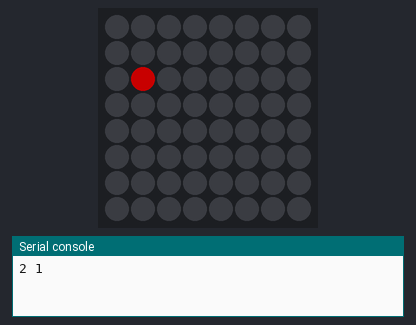
A program run on a simulated Raspberry Pi Pico running MicroPython. Shown: 8×8 RGB LED matrix (first LED top left, wired row by row, every second row reversed), the last lines printed to the serial console. Dim RGB values are drawn brighter than linear; random numbers come from a fixed seed.

Above: at 0.01 s.
At 4.02 s:
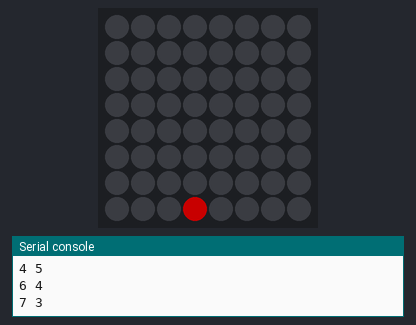
At 8.04 s:
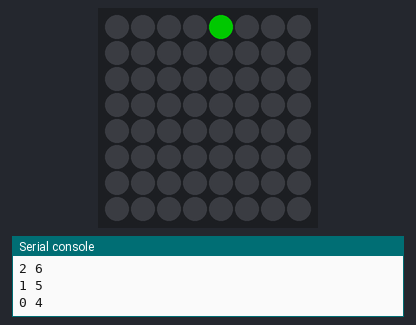
At 16.19 s:
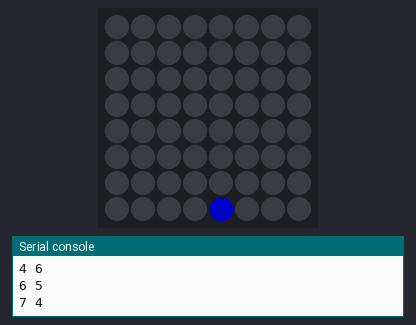
At 28.03 s:
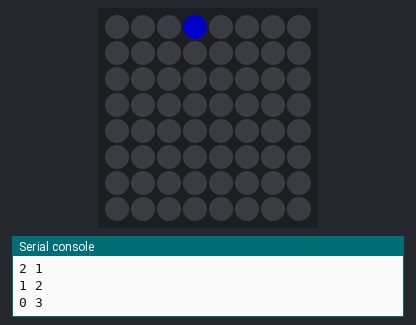
At 39.92 s:
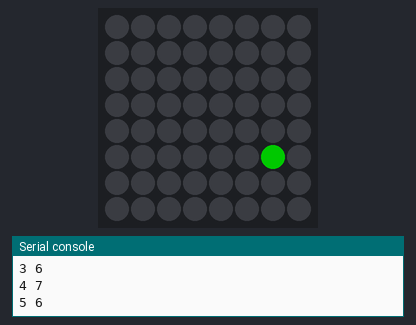

The program:

ball-bounce.py
```python
# Bounce a ball around a NeoPixel Matrix
# moving rainbow
from machine import Pin
from neopixel import NeoPixel
from utime import sleep, ticks_ms
from urandom import randint

NEOPIXEL_PIN = 1
NUMBER_PIXELS = 64
RAINBOW_LENGTH = 7
PERCENT_SMALL_COLOR_WHEEL = round(255/RAINBOW_LENGTH)
PERCENT_COLOR_WHEEL = round(255/NUMBER_PIXELS)

strip = NeoPixel(Pin(NEOPIXEL_PIN), NUMBER_PIXELS)

BUTTON_PIN_1 = 15
BUTTON_PIN_2 = 14

ROWS = 8
COLS = 8
NUMBER_PIXELS = ROWS * COLS
strip = NeoPixel(machine.Pin(NEOPIXEL_PIN), NUMBER_PIXELS)

# matrix = [[0 for _ in range(cols)] for _ in range(rows)]
def clear():
    for i in range(0, NUMBER_PIXELS):
        strip[i] = (0,0,0)
    strip.write()

def write_pixel(x, y, value):
    if y >= 0 and y < ROWS and x >=0 and x < COLS:
        # odd count rows 1, 3, 5 the wire goes from bottup
        if x % 2:
            strip[(x+1)*ROWS - y - 1] = value
        else: # even count rows, 0, 2, 4 the wire goes from the top down up
            strip[x*ROWS + y] = value

brightness=100
x = randint(0,7)
y = randint(0,7)
dx = 1
dy = 1
counter = 0
while True:

    ## change direction
    if x <= 0:
        dx = 1 + randint(0,1)
    if y <= 0:
        dy = 1 + + randint(0,1)
    if x >= COLS-1:
        dx = -1
    if y >= ROWS-1:
        dy = -1
    print(x,y)

    #
    if counter < 100:
        write_pixel(x, y, (brightness,0,0)) # blue
    elif counter < 200:
        write_pixel(x, y, (0,brightness,0)) # blue
    elif counter < 300:
        write_pixel(x, y, (0,0,brightness)) # blue
    strip.write()
    sleep(.05)
    write_pixel(x, y, (0,0,0))
    strip.write()
    x += dx
    if x > 7:
        x = 7
    y += dy
    if y > 7:
        y = 7

    counter += 1
    if counter > 300:
        counter = 0
    if not counter % 150:
        x += 1
```
